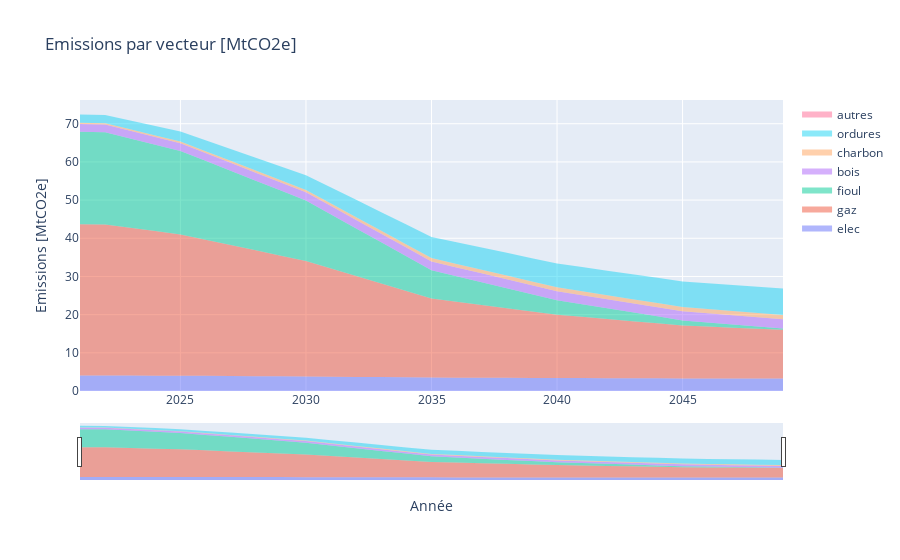

This figure's notebook cell:
### Code cell
new_names={"emissions_" + cat : cat for cat in sim_param["Vecteurs"]}

y_df = sim_stock_df.groupby(["year"])[[ 'emissions_'+Vecteur for Vecteur in sim_param["Vecteurs"]]].sum().loc[[year for year in sim_param["years"][1:]],:].rename(columns=new_names)
y_df=y_df/10**12
fig = MyStackedPlotly(y_df=y_df)
fig=fig.update_layout(title_text="Emissions par vecteur [MtCO2e]", xaxis_title="Année",yaxis_title="Emissions [MtCO2e]")
#plotly.offline.plot(fig, filename=Graphic_folder+'file.html') ## offline
fig.show()
